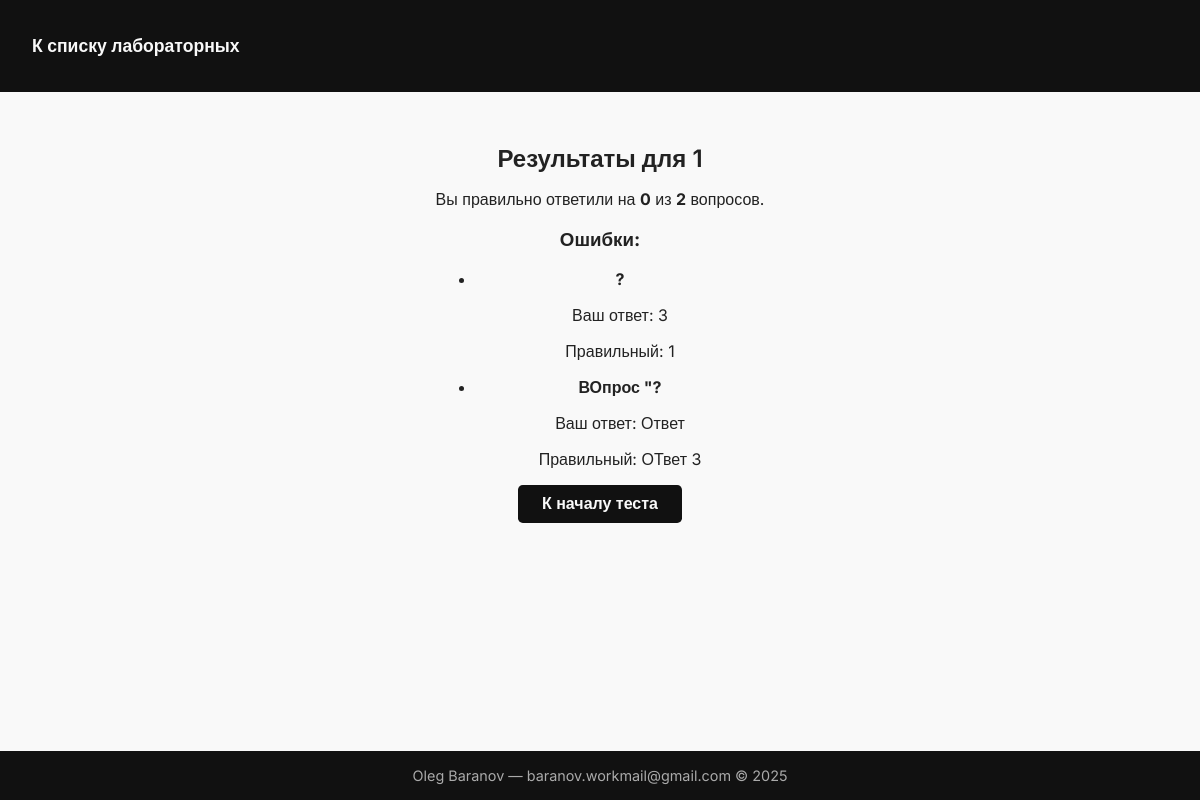
The app's page /lab6/results/8/ with its own data.
### lab6/models.py (models this page shows, shortened)
class Student(models.Model):
    full_name = models.CharField(max_length=200)
    group_number = models.CharField(max_length=50)
    created_at = models.DateTimeField(auto_now_add=True)

class Question(models.Model):
    test = models.ForeignKey(Test, on_delete=models.CASCADE, related_name='questions')
    text = models.TextField()

class AnswerOption(models.Model):
    question = models.ForeignKey(Question, on_delete=models.CASCADE, related_name='options')
    text = models.CharField(max_length=300)
    is_correct = models.BooleanField(default=False)

### lab6/views.py (the view)
# urls.py: path('results/<int:student_id>/', views.result_view, name='results'),
def result_view(request, student_id):
    student = get_object_or_404(Student, id=student_id)
    answers = StudentAnswer.objects.filter(student=student)
    wrong_answers = []
    correct_count = 0
    for answer in answers:
        if answer.selected_option.is_correct:
            correct_count += 1
        else:
            correct_option = answer.question.options.filter(is_correct=True).first()
            wrong_answers.append({
                'question': answer.question.text,
                'your_answer': answer.selected_option.text,
                'correct_answer': correct_option.text if correct_option else 'Нет данных'
            })
    return render(request, 'lab6/result.html', {
        'student': student,
        'score': correct_count,
        'total': answers.count(),
        'wrong_answers': wrong_answers
    })

### lab6/templates/lab6/result.html
{% extends "lab6/base.html" %}
{% block content %}
<div class="max-w-3xl mx-auto mt-10 bg-white shadow-xl rounded-2xl p-8">
  <h2 class="text-2xl font-bold mb-6 text-center">Результаты для {{ student.full_name }}</h2>
  <p class="text-lg text-gray-800 mb-8 text-center">
    Вы правильно ответили на <strong>{{ score }}</strong> из <strong>{{ total }}</strong> вопросов.
  </p>
  {% if wrong_answers %}
    <h3 class="text-xl font-semibold mb-4">Ошибки:</h3>
    <ul class="space-y-6 mb-10">
      {% for item in wrong_answers %}
        <li class="bg-red-50 border border-red-200 rounded-lg p-4">
          <p><strong>{{ item.question }}</strong></p>
          <p class="text-sm text-gray-700">Ваш ответ: <span class="text-red-600">{{ item.your_answer }}</span></p>
          <p class="text-sm text-gray-700">Правильный: <span class="text-green-600">{{ item.correct_answer }}</span></p>
        </li>
      {% endfor %}
    </ul>
  {% endif %}
  <div class="text-center">
    <a href="{% url 'lab6:start' %}" class="inline-block bg-indigo-600 hover:bg-indigo-700 text-white font-bold py-2 px-6 rounded-xl shadow-md transition">
      <button>К началу теста</button>
    </a>
  </div>
</div>
{% endblock %}

### lab6/templates/lab6/base.html (style rules this page uses)
body { font-family: 'Inter', sans-serif; margin: 0; padding: 0; background-color: #f9f9f9; color: #222; display: flex; flex-direction: column; min-height: 100vh; }
a { color: inherit; text-decoration: none; }
h1, h2 { font-weight: 600; margin-bottom: 1rem; }
button { background-color: #111; color: #f9f9f9; font-weight: 600; font-size: 1rem; padding: 0.6rem 1.5rem; border: none; border-radius: 0.3rem; cursor: pointer; transition: background-color 0.3s ease; }

### records on screen
Student: full_name "1"
Question: question "ВОпрос \"?"
AnswerOption: your_answer "Ответ"
AnswerOption: correct_answer "ОТвет 3"

### other values on screen
{{ score }} "0"
{{ total }} "2"
{{ item.question }} "?"
{{ item.your_answer }} "3"
{{ item.correct_answer }} "1"
